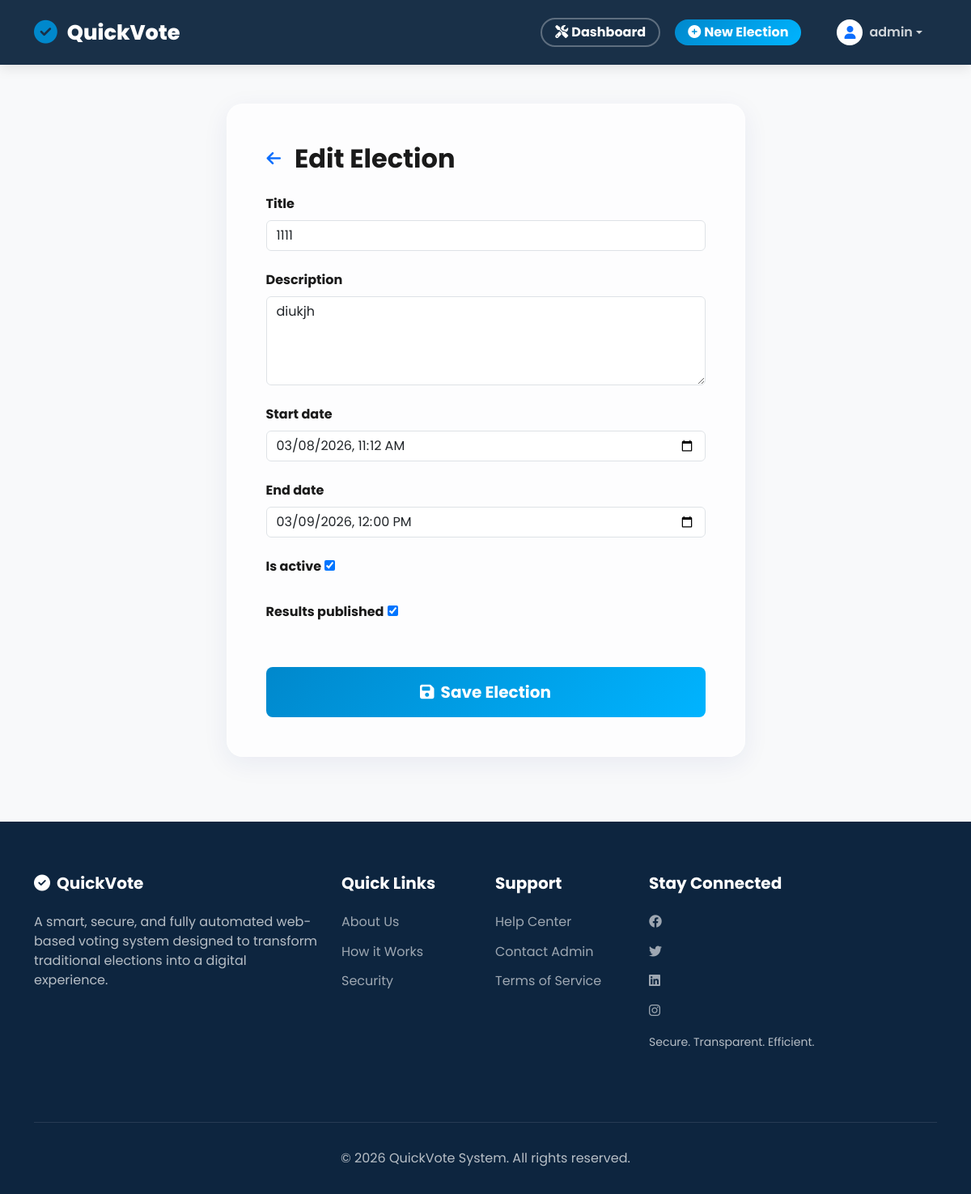
Screenshot of /election/5/edit/ (signed in) with the database file from the repository.
### users/models.py (models this page shows, shortened)
class User(AbstractUser):
    class Role(models.TextChoices):
        ADMIN = "ADMIN", "Admin"
        VOTER = "VOTER", "Voter"
    role = models.CharField(max_length=50, choices=Role.choices, default=Role.VOTER)
    mobile_number = models.CharField(max_length=10, blank=True, null=True)
    is_verified = models.BooleanField(default=False)

### election/models.py (models this page shows, shortened)
class Election(models.Model):
    title = models.CharField(max_length=200)
    description = models.TextField(blank=True)
    start_date = models.DateTimeField()
    end_date = models.DateTimeField()
    is_active = models.BooleanField(default=True)
    results_published = models.BooleanField(default=False)

### election/views.py (the view)
# urls.py: path('election/<int:election_id>/edit/', views.edit_election, name='edit_election'),
@login_required
@user_passes_test(lambda u: u.role == User.Role.ADMIN)
def edit_election(request, election_id):
    election = get_object_or_404(Election, pk=election_id)
    if request.method == 'POST':
        form = ElectionForm(request.POST, instance=election)
        if form.is_valid():
            form.save()
            messages.success(request, "Election updated successfully!")
            return redirect('admin_dashboard')
    else:
        form = ElectionForm(instance=election)
    return render(request, 'election/election_form.html', {'form': form, 'title': 'Edit Election'})

### election/forms.py (shortened to what this page needs)
class ElectionForm(forms.ModelForm):
    start_date = forms.DateTimeField(
        widget=FlexibleDateTimeInput(),
        input_formats=['%Y-%m-%dT%H:%M', '%Y-%m-%d %H:%M:%S', '%Y-%m-%d %H:%M'],
    )
    end_date = forms.DateTimeField(
        widget=FlexibleDateTimeInput(),
        input_formats=['%Y-%m-%dT%H:%M', '%Y-%m-%d %H:%M:%S', '%Y-%m-%d %H:%M'],
    )
    class Meta:
        model = Election
        fields = ['title', 'description', 'start_date', 'end_date', 'is_active', 'results_published']
        widgets = {
            'description': forms.Textarea(attrs={'rows': 4, 'class': 'form-control'}),
            'title': forms.TextInput(attrs={'class': 'form-control'}),
        }

### election/forms.py (called while the page is built)
    def get_context(self, name, value, attrs):
        now_str = timezone.localtime(timezone.now()).strftime('%Y-%m-%dT%H:%M')
        attrs = attrs or {}
        attrs['min'] = now_str
        return super().get_context(name, value, attrs)

### templates/election/election_form.html (shortened to what this page needs)
{% extends 'base.html' %}
{% block content %}
<div class="row justify-content-center mt-5">
    <div class="col-md-7 animate-up">
        <div class="glass-card p-5">
            <div class="d-flex align-items-center mb-4">
                <a href="{% url 'admin_dashboard' %}" class="btn btn-link text-decoration-none p-0 me-3">
                    <i class="fas fa-arrow-left fa-lg"></i>
                </a>
                <h2 class="fw-bold mb-0">{{ title }}</h2>
            </div>
            <form method="post">
                {% for field in form %}
                <div class="mb-4">
                    <label class="form-label fw-bold">{{ field.label }}</label>
                    {{ field }}
                </div>
                {% endfor %}
                <div class="d-grid mt-5">
                    <button type="submit" class="btn btn-register btn-lg py-3 fw-bold">
                        <i class="fas fa-save me-2"></i>Save Election
                    </button>
                </div>
            </form>
        </div>
    </div>
</div>
{% endblock %}

### templates/base.html (shortened to what this page needs)
<!DOCTYPE html>
<html lang="en">
<head>
    <link href="https://cdn.jsdelivr.net/npm/bootstrap@5.3.0/dist/css/bootstrap.min.css" rel="stylesheet">
    <link rel="stylesheet" href="https://cdnjs.cloudflare.com/ajax/libs/font-awesome/6.4.0/css/all.min.css">
</head>
<body>
    <nav class="navbar navbar-expand-lg navbar-dark sticky-top">
        <div class="container">
            <a class="navbar-brand" href="{% url 'election_list' %}">
                <i class="fas fa-check-circle"></i>QuickVote
            </a>
            <div class="collapse navbar-collapse" id="navbarNav">
                <ul class="navbar-nav ms-auto align-items-center">
                    {% if user.is_authenticated %}
                    {% if user.role == 'ADMIN' %}
                    <li class="nav-item">
                        <a class="nav-link btn btn-auth btn-login px-3 py-1 me-2 mb-2 mb-lg-0"
                            href="{% url 'admin_dashboard' %}">
                            <i class="fas fa-tools me-1"></i>Dashboard
                        </a>
                    </li>
                    <li class="nav-item">
                        <a class="nav-link btn btn-auth btn-register px-3 py-1" href="{% url 'add_election' %}">
                            <i class="fas fa-plus-circle me-1"></i>New Election
                        </a>
                    </li>
                    {% endif %}
                    <li class="nav-item dropdown ms-lg-3">
                        <a class="nav-link dropdown-toggle d-flex align-items-center" href="#" id="navbarDropdown"
                            role="button" data-bs-toggle="dropdown" aria-expanded="false">
                            <div class="bg-white text-primary rounded-circle d-flex align-items-center justify-content-center me-2"
                                style="width: 32px; height: 32px;">
                                <i class="fas fa-user"></i>
                            </div>
                            {{ user.username }}
                        </a>
                    </li>
                    {% endif %}
                </ul>
            </div>
        </div>
    </nav>
    <div class="main-wrapper">
        <div class="container">
            {% block content %}{% endblock %}
        </div>
    </div>
    <footer>
        <div class="container">
            <div class="row">
                <div class="col-md-4 mb-4">
                    <h5><i class="fas fa-check-circle me-2"></i>QuickVote</h5>
                    <p>A smart, secure, and fully automated web-based voting system designed to transform traditional
                        elections into a digital experience.</p>
                </div>
                <div class="col-md-2 mb-4">
                    <h5>Quick Links</h5>
                    <a href="#">About Us</a>
                    <a href="#">How it Works</a>
                    <a href="#">Security</a>
                </div>
                <div class="col-md-2 mb-4">
                    <h5>Support</h5>
                    <a href="#">Help Center</a>
                    <a href="#">Contact Admin</a>
                    <a href="#">Terms of Service</a>
                </div>
                <div class="col-md-4 mb-4">
                    <h5>Stay Connected</h5>
                    <div class="social-icons">
                        <a href="#"><i class="fab fa-facebook"></i></a>
                        <a href="#"><i class="fab fa-twitter"></i></a>
                        <a href="#"><i class="fab fa-linkedin"></i></a>
                        <a href="#"><i class="fab fa-instagram"></i></a>
                    </div>
                    <p class="mt-3 small">Secure. Transparent. Efficient.</p>
                </div>
            </div>
            <div class="footer-bottom">
                <p class="mb-0">&copy; {% now "Y" %} QuickVote System. All rights reserved.</p>
            </div>
        </div>
    </footer>
</body>
</html>

### templates/base.html (style rules this page uses)
:root { --primary-color: #0d253f; --secondary-color: #0088cc; --accent-color: #ffc107; --bg-light: #f8f9fa; --text-dark: #1a1a1a; --glass-bg: rgba(255, 255, 255, 0.7); --glass-border: rgba(255, 255, 255, 0.4); --glass-shadow: 0 8px 32px 0 rgba(31, 38, 135, 0.07); }
body { font-family: 'Poppins', sans-serif; background-color: var(--bg-light); color: var(--text-dark); display: flex; flex-direction: column; min-height: 100vh; overflow-x: hidden; }
.animate-up { animation: fadeInUp 0.8s ease-out forwards; opacity: 0; }
.glass-card { background: var(--glass-bg); backdrop-filter: blur(15px); -webkit-backdrop-filter: blur(15px); border: 1px solid var(--glass-border); border-radius: 20px; box-shadow: var(--glass-shadow); transition: all 0.3s ease; }
.navbar { background: rgba(13, 37, 63, 0.95); backdrop-filter: blur(10px); -webkit-backdrop-filter: blur(10px); box-shadow: 0 4px 15px rgba(0, 0, 0, 0.1); padding: 1rem 0; z-index: 1000; }
.navbar-brand { font-weight: 800; font-size: 1.6rem; color: #fff !important; display: flex; align-items: center; }
.navbar-brand i { color: var(--secondary-color); margin-right: 12px; font-size: 1.8rem; }
.nav-link { font-weight: 600; color: rgba(255, 255, 255, 0.8) !important; margin: 0 10px; transition: all 0.3s; }
.btn-auth { border-radius: 50px; padding: 8px 25px; font-weight: 700; transition: all 0.3s; }
.btn-login { background: transparent; border: 2px solid rgba(255, 255, 255, 0.3); color: white !important; }
.btn-register { background: linear-gradient(135deg, var(--secondary-color) 0%, #00b4ff 100%); border: none; color: white !important; }
.main-wrapper { flex: 1; padding-bottom: 5rem; }
footer { background: var(--primary-color); color: rgba(255, 255, 255, 0.7); padding: 4rem 0 2rem; margin-top: auto; }
footer h5 { color: #fff; font-weight: 700; margin-bottom: 1.5rem; }
footer a { color: rgba(255, 255, 255, 0.6); text-decoration: none; transition: 0.3s; display: block; margin-bottom: 0.8rem; }
.footer-bottom { border-top: 1px solid rgba(255, 255, 255, 0.1); margin-top: 3rem; padding-top: 2rem; text-align: center; }

### rows the page displays
User: username "admin"
Election: form "1111" "diukjh" "03/08/2026 11:12" "03/09/2026 12:00" "☑" "☑"

### other values shown
{{ title }} "Edit Election"
{{ field.label }} "Title" "Description" "Start date" "End date" "Is active" "Results published"
